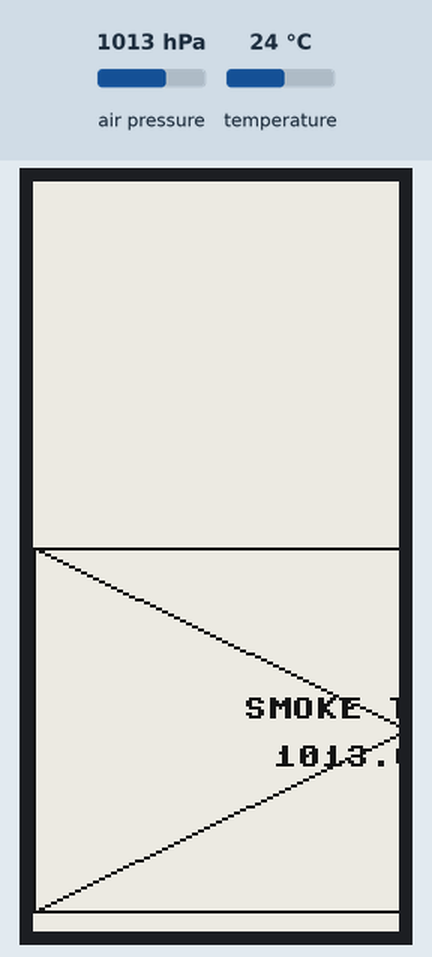
Simulated run of this program. Board: Raspberry Pi Pico running MicroPython. On the bench: 122×250 one-colour display. Inputs (shaded band) come from the test bench; at power-on: air pressure 1013 hPa, temperature 24 °C. An e-paper refresh takes a nominal 2 s (0.4 s partial, 12 s with colour); library files of the repository ran but are not shown: bmp280.py, epd2in13_v4.py; what the program prints to the serial console is not drawn. At 3.1 s the program stops and its outputs stay as they are.

Above: at 3.1 s.

The program:

smoke_test.py
```python
"""Hardware smoke test: BMP280 over I2C, then the e-paper display."""

import framebuf
from machine import I2C, Pin

from config import (
    BMP280_I2C_ADDRESS,
    DISPLAY_BUSY_PIN,
    DISPLAY_HEIGHT,
    DISPLAY_WIDTH,
    I2C_ID,
    I2C_SCL_PIN,
    I2C_SDA_PIN,
)


def test_sensor():
    from bmp280 import BMP280

    i2c = I2C(I2C_ID, sda=Pin(I2C_SDA_PIN), scl=Pin(I2C_SCL_PIN), freq=100_000)
    found = [hex(a) for a in i2c.scan()]
    print("I2C devices:", found)
    if BMP280_I2C_ADDRESS not in i2c.scan():
        print("SENSOR FAIL: BMP280 not found (check SDA/SCL/power/address)")
        return None
    temperature, pressure = BMP280(i2c, BMP280_I2C_ADDRESS).read()
    print("SENSOR OK: {:.1f} C, {:.2f} hPa".format(temperature, pressure))
    return pressure


def test_display(pressure):
    print("BUSY pin idle level:", Pin(DISPLAY_BUSY_PIN, Pin.IN).value(), "(expect 0)")
    from epd2in13_v4 import EPD_2in13_V4_Landscape

    epd = EPD_2in13_V4_Landscape()
    epd.fill(1)
    epd.rect(0, 0, DISPLAY_WIDTH, DISPLAY_HEIGHT, 0)
    epd.line(0, 0, DISPLAY_WIDTH - 1, DISPLAY_HEIGHT - 1, 0)
    epd.line(0, DISPLAY_HEIGHT - 1, DISPLAY_WIDTH - 1, 0, 0)
    epd.text("SMOKE TEST OK", 70, 50, 0)
    if pressure is not None:
        epd.text("{:.2f} hPa".format(pressure), 80, 66, 0)
    epd.init()
    epd.display(epd.buffer)
    print("DISPLAY: refresh completed without timeout")


pressure = test_sensor()
test_display(pressure)
```

config.py
```python
"""Hardware and sampling settings for the Pico pressure graph."""

I2C_ID = 0
I2C_SDA_PIN = 4
I2C_SCL_PIN = 5
BMP280_I2C_ADDRESS = 0x76

DISPLAY_WIDTH = 250
DISPLAY_HEIGHT = 122
DISPLAY_SPI_ID = 0
DISPLAY_SCK_PIN = 18
DISPLAY_MOSI_PIN = 19
DISPLAY_CS_PIN = 17
DISPLAY_DC_PIN = 16
DISPLAY_RST_PIN = 20
DISPLAY_BUSY_PIN = 21
ROTATE_180 = True

GROUND_ELEVATION_M = 1295.0
GRAPH_MIN_INHG = 29.4
GRAPH_MAX_INHG = 30.4

SAMPLE_INTERVAL_SECONDS = 900
HISTORY_SAMPLES = 480  # 5 days at 15-minute samples
HISTORY_FILE = "pressure_history.csv"
```
